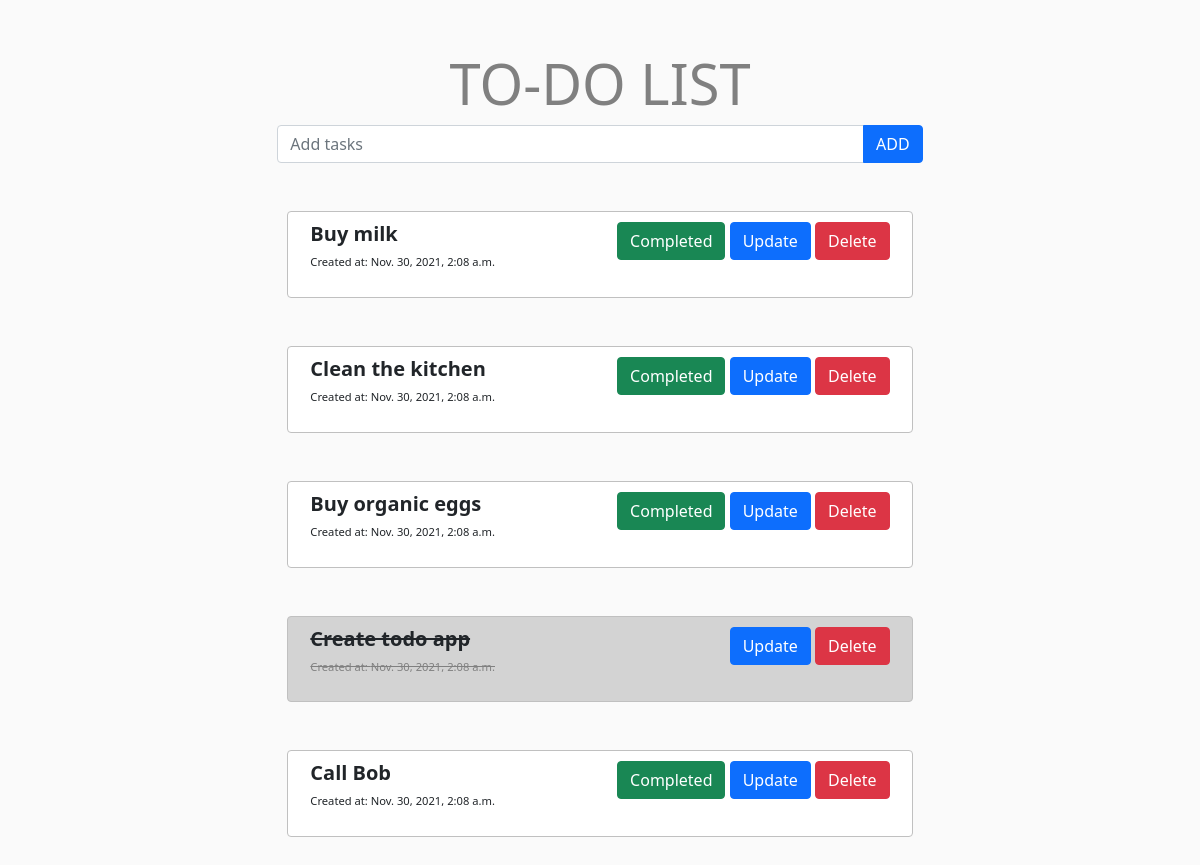
Page /todo/index on the committed database.
### todo/models.py (models this page shows)
class Todo(models.Model):
    task = models.CharField(max_length=200)
    completed = models.BooleanField(default=False)
    created_at = models.DateTimeField(auto_now_add=True)

### todo/views.py (the view)
# urls.py: path('index', views.view_todos, name='index'),
def view_todos(request):
    tasks = Todo.objects.all()
    form = TaskForm()
    if request.method == 'POST':
        form = TaskForm(request.POST)
        if form.is_valid():
            form.save()
            return redirect('index')
    context = {'form': form, 'tasks': tasks}
    return render(request, 'todo/index.html', context)

### todo/forms.py
class TaskForm(forms.ModelForm):
    class Meta:
        model = Todo
        fields = '__all__'
        widgets = {
            'task': forms.TextInput(attrs={
                'class': 'form-control',
                'placeholder': "Add tasks"
            }),
            'completed': forms.CheckboxInput(attrs={
                'class': 'form-check-input',
                'role': "switch"
            })
        }

### templates/todo/index.html (shortened to what this page needs)
{% extends 'todo/base.html' %}
{% block body %}
    <h1 class="display-4 text-center"; style="color: gray">TO-DO LIST</h1>
    <form method="post" action="">
        <div class="input-group mb-3">
            {{ form.task }}
            <button class="btn	btn-primary" type="submit">ADD</button>
        </div>
    </form>
{% for task in tasks %}
    {% if task.completed == True %}
        <div class="my-5">
            <div class="row completed justify-content-center" style="background-color: lightgray" id="border">
                <div class="col-md-6">
                    <h5><strong><strike>{{ task.task }}</strike></strong></h5>
                    <p style="font-size: 0.7rem; color: gray"><strike>Created at: {{ task.created_at }}</strike></p>
                </div>
                <div class="col-md-6 text-md-end">
                    <a href="{% url 'update' task.id %}"><button class="btn btn-primary" type="submit">Update</button></a>
                    <a href="{% url 'delete' task.id %}"><button class="btn	btn-danger" type="submit">Delete</button></a>
                </div>
            </div>
        </div>
    {% else %}
        <div class="my-5">
            <div class="row not-completed justify-content-center" id="border">
                <div class="col-md-6">
                    <h5><strong>{{ task.task }}</strong></h5>
                    <p style="font-size: 0.7rem" >Created at: {{ task.created_at }}</p>
                </div>
                <div class="col-md-6 text-md-end">
                    <a class="btn btn-success" href="{% url 'complete_task' task.id %}">Completed</a>
                    <a href="{% url 'update' task.id %}"><button class="btn btn-primary" type="submit">Update</button></a>
                    <a href="{% url 'delete' task.id %}"><button class="btn	btn-danger" type="submit">Delete</button></a>
                </div>
            </div>
        </div>
    {% endif %}
{% endfor %}
{% endblock %}

### templates/todo/base.html (shortened to what this page needs)
{% load static %}
<!doctype html>
<html lang="en">
  <head>
    <link href="https://cdn.jsdelivr.net/npm/bootstrap@5.1.3/dist/css/bootstrap.min.css" rel="stylesheet">
      <link rel="stylesheet" href="{% static 'todo.css' %}">
  </head>
  <body>
  <div class="container">
  <div class="row justify-content-center">
      <div class="col-12 col-lg-8">
          {% block body %}
          {% endblock %}
      </div>
  </div>
  </div>
  </body>
</html>

### static/todo.css (style rules this page uses)
#border { border: 1px solid silver; border-radius: 0.25rem; background-color: white; margin: 10px 10px; padding: 10px 10px; }
body { background-color: #fafafa; margin: 0 3rem; padding: 50px; }
.completed { background-color: gray; }
.not-completed { background-color: white; }

### rows in the picture
Todo: task "Buy milk", created_at "Nov. 30, 2021, 2:08 a.m."
Todo: task "Clean the kitchen", created_at "Nov. 30, 2021, 2:08 a.m."
Todo: task "Buy organic eggs", created_at "Nov. 30, 2021, 2:08 a.m."
Todo: task "Create todo app", created_at "Nov. 30, 2021, 2:08 a.m."
Todo: task "Call Bob", created_at "Nov. 30, 2021, 2:08 a.m."
